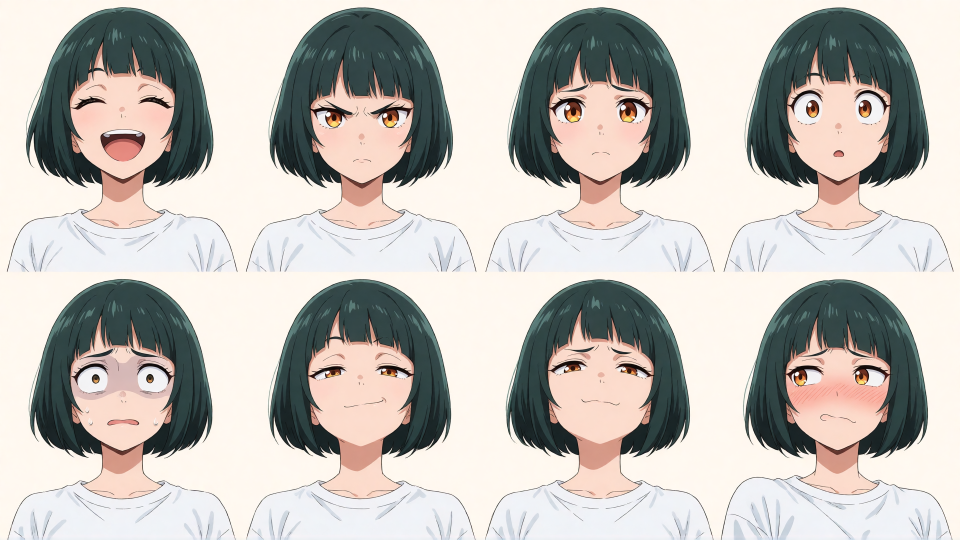
#> input picture manga/examples/expressions/ref.png, 1920 x 1080 px (shown at 1/2 size)
$ python -i prep.py   (imports and definitions only)
#> lines starting #> are read from the running program, lines starting #| are printed output that depends on the picture
### manga/settings.py
"""Your own style settings, kept safe from `git pull`.

The engine reads its style knobs (pen widths, hatching, tone, soft or hard shadow edges, panel borders) from TOML
files, each one laid over the one before:

  1. manga/settings.default.toml   shipped with the repo: the engine's own values. Don't edit it, a pull
                                   would overwrite it.
  2. manga/settings.local.toml     yours. Ignored by git, so a pull never touches it. Copy only the lines you
                                   want to change from the default file.
  3. $MANGA_SETTINGS               a file named by this environment variable (a per-project style, say).
  4. --settings FILE               on the command line of any script that imports manga.
  5. manga.settings.use(FILE)      from code, at any point (or settings.override('hatch', spacing_mm=0.5)).

A setting is only a default: a value passed in the call itself (hatch(..., spacing_mm=0.5)) always wins. Each
section names the function whose defaults it sets ([hatch] -> hatch(), [effects.border] -> effects.border()),
except [lines] and [pens.*], which change the pens themselves.

Journals record the values a page was actually drawn with, so `manga.replay` redraws a page the same way
whatever your settings are now.

    python -m manga          # the settings in effect, and the files they came from
"""
import functools
import inspect
import os
import sys
import warnings

HERE = os.path.dirname(os.path.abspath(__file__))
DEFAULT_FILE = os.path.join(HERE, 'settings.default.toml')
LOCAL_FILE = os.path.join(HERE, 'settings.local.toml')
ENV_VAR = 'MANGA_SETTINGS'

_values = {}         # merged settings
_files = []          # files that were read, in order
_registry = {}       # section name ('hatch', 'effects.border') -> function whose defaults it sets


# [44 lines left out: functions _toml, _read, _merge, _tuples, section, not called in this run]


def configurable(name):
    """Decorator: keyword defaults of the function come from settings section `name` (call arguments win)."""
    def deco(fn):
        sig = inspect.signature(fn)
        _registry[name] = fn

        # [9 lines left out: function wrapper, not called in this run]
        wrapper.__signature__ = sig
        return wrapper
    return deco


# [51 lines left out: functions _argv_file, load, use, override, not called in this run]


def reset():
    """Back to the files only (drops use() and override())."""
    load(argv=False)


def _apply(origin):
    _check(origin)
    _apply_pens()


# [49 lines left out: functions _apply_pens, _check, not called in this run]


def files():
    return list(_files)


def values():
    import copy
    return copy.deepcopy(_values)

### manga/prep.py
"""Reading a reference photo: value maps, direction fields, and inking the outline of a shape you chose.

These are measuring tools, not a filter. You decide which shapes get a line, which areas get black, tone or
hatching; these helpers only give you the numbers to do it with.
"""
import numpy as np
from scipy import ndimage as nd
from PIL import Image

from . import geom
from .settings import configurable


def load(path, width, height):
    im = Image.open(path).convert('RGB').resize((width, height), Image.LANCZOS)
    return np.asarray(im, np.float32) / 255.0


# [27 lines left out: functions darkness, _darkness, not called in this run]


def orientation(gray, sigma=6.0):
    """Dominant stroke direction in degrees (along edges, not across) from the structure tensor."""
    gy, gx = np.gradient(nd.gaussian_filter(gray, 1.0))
    jxx = nd.gaussian_filter(gx * gx, sigma)
    jyy = nd.gaussian_filter(gy * gy, sigma)
    jxy = nd.gaussian_filter(gx * gy, sigma)
    ang = 0.5 * np.arctan2(2 * jxy, jxx - jyy)       # gradient direction
    return (np.rad2deg(ang) + 90.0).astype(np.float32)  # along the edge


def smooth_mask(mask, sigma=1.5):
    return nd.gaussian_filter(np.asarray(mask, np.float32), sigma)


# [105 lines left out: functions ink_outline, xdog_lines, ink_contour, not called in this run]

>>> import cv2
>>> picture = cv2.imread('examples/expressions/ref.png', cv2.IMREAD_GRAYSCALE)
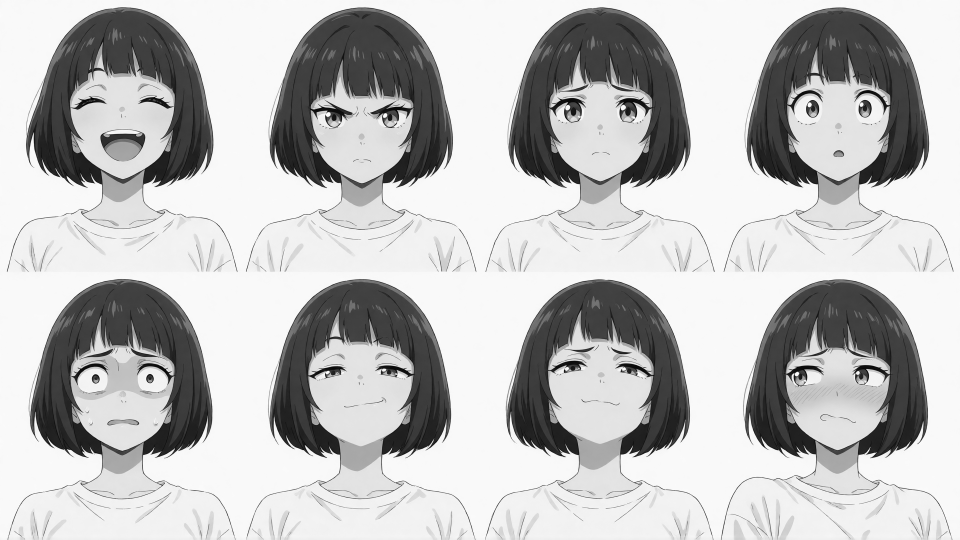
#> picture: shape (1080, 1920) (shown at 1/2 size); min 0, max 255, mean 189.6
>>> result = orientation(picture)
#> in orientation, `gy, gx = np.gradient(nd.gaussian_filter(gray, 1.0))`:
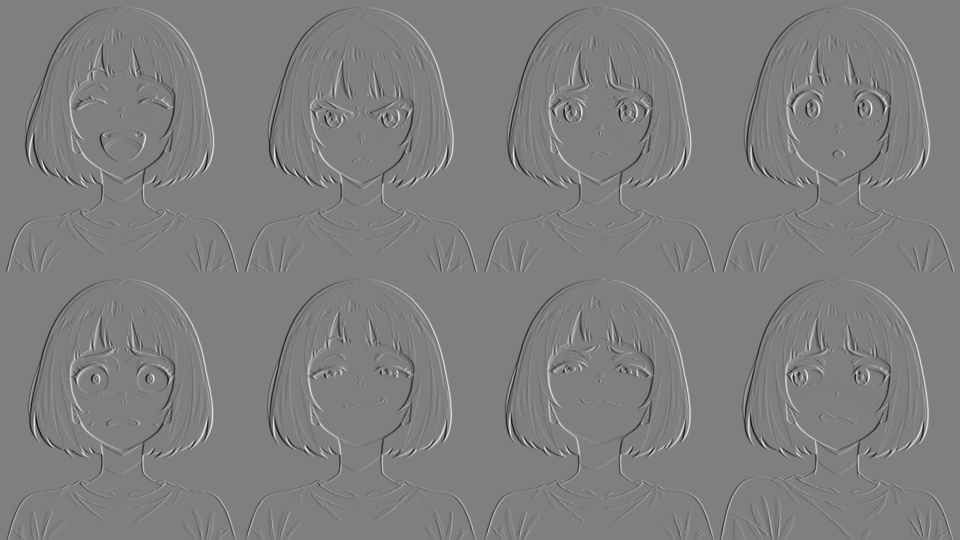
#> gx: shape (1080, 1920) float64 (shown at 1/2 size); min -73, max 73.5, mean 0; drawn with min black and max white
#> in orientation, `jxx = nd.gaussian_filter(gx * gx, sigma)`:
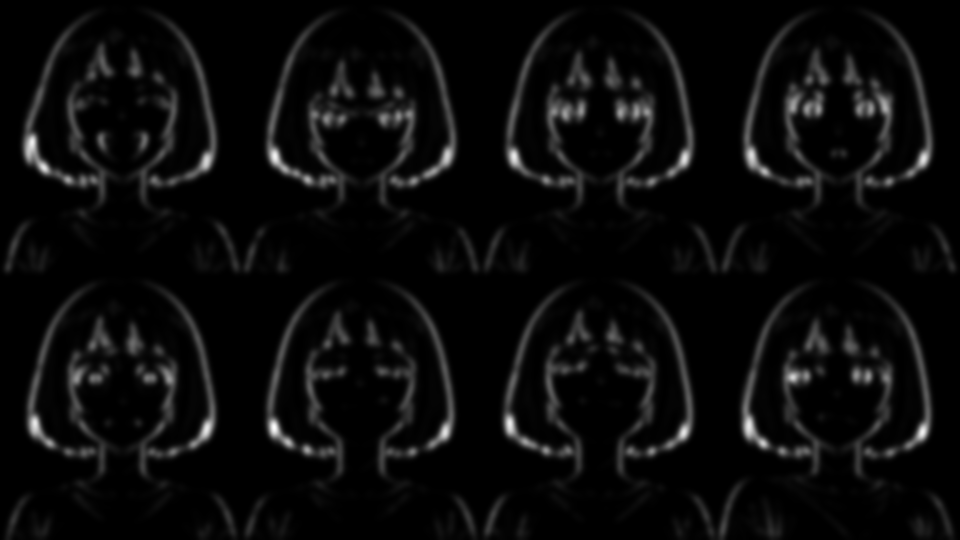
#> jxx: shape (1080, 1920) float64 (shown at 1/2 size); min 0, max 1245.1, mean 57.4; drawn with min black and max white
#> in orientation, `jyy = nd.gaussian_filter(gy * gy, sigma)`:
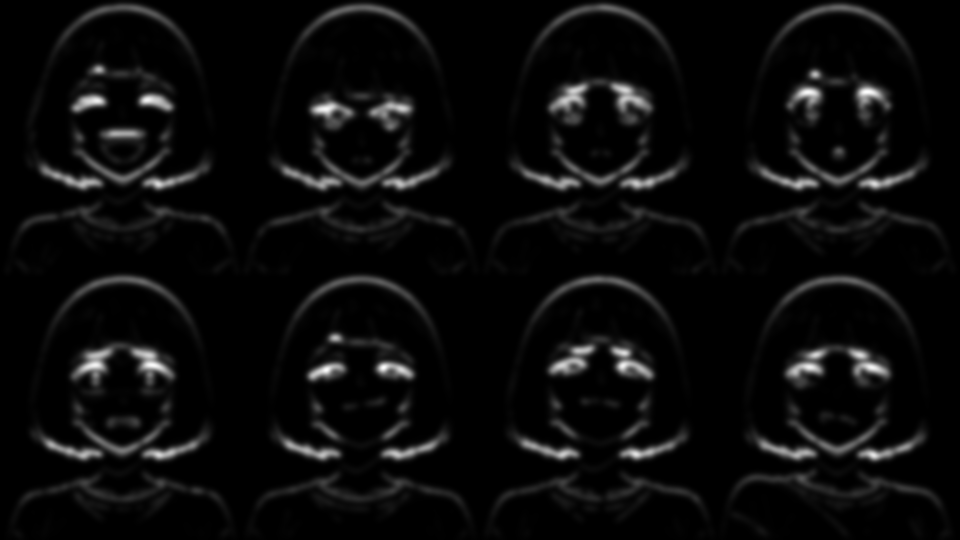
#> jyy: shape (1080, 1920) float64 (shown at 1/2 size); min 4.96e-09, max 1044.1, mean 47.5; drawn with min black and max white
#> in orientation, `jxy = nd.gaussian_filter(gx * gy, sigma)`:
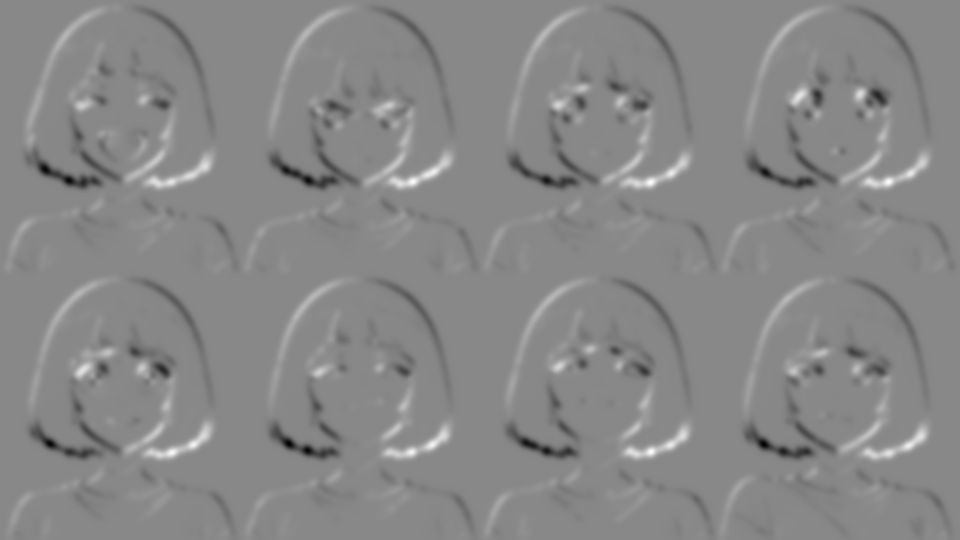
#> jxy: shape (1080, 1920) float64 (shown at 1/2 size); min -699.1, max 611.2, mean -1; drawn with min black and max white
#> in orientation, `ang = 0.5 * np.arctan2(2 * jxy, jxx - jyy)`:
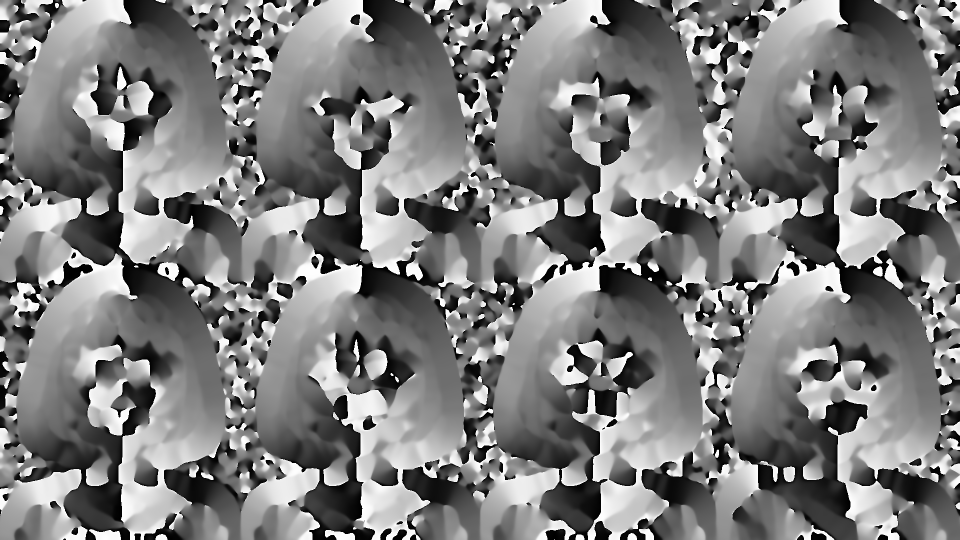
#> ang: shape (1080, 1920) float64 (shown at 1/2 size); min -1.57, max 1.57, mean -0.0163; drawn with min black and max white
#> in orientation, `return (np.rad2deg(ang) + 90.0).astype(np.float32)`:
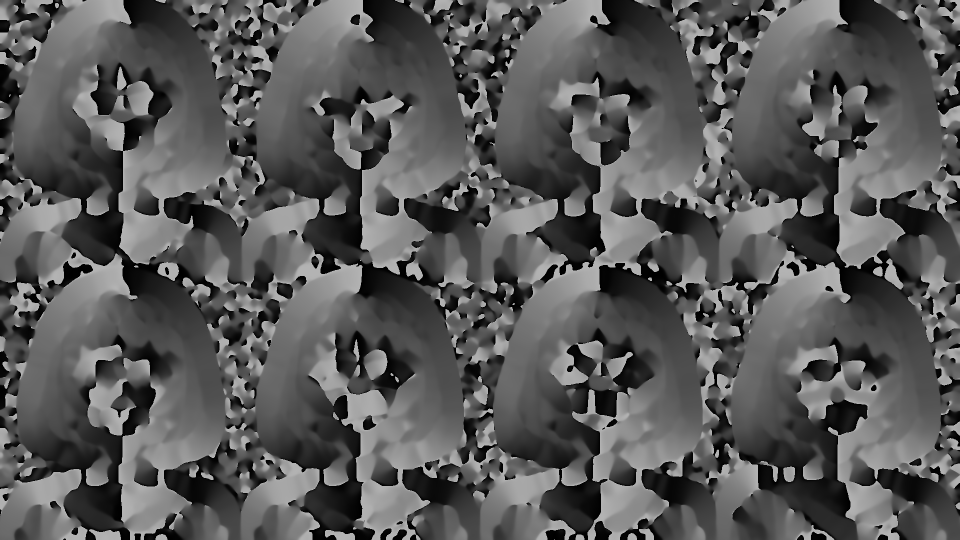
#> returned value: shape (1080, 1920) float32 (shown at 1/2 size); min 5.69e-05, max 180, mean 89.1
